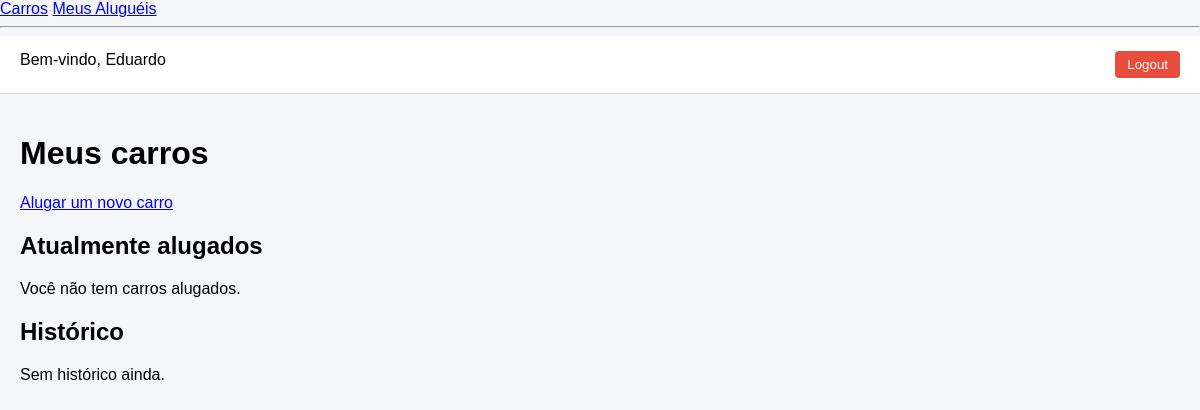
Page /meus-carros/ (signed in) on the earlier database version.
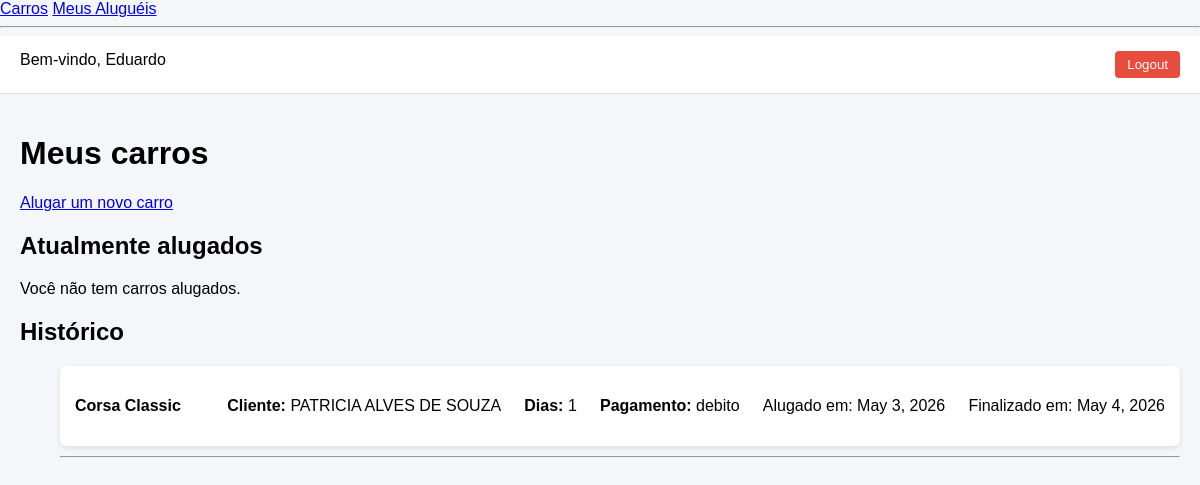
Same page on the later database version.
### catalog/models.py (models this page shows, shortened)
class Aluguel(models.Model):
    funcionario = models.ForeignKey(User, on_delete=models.CASCADE)
    cliente = models.ForeignKey(Cliente, on_delete=models.CASCADE, null=True, blank=True)
    carro = models.ForeignKey('Carro', on_delete=models.CASCADE)
    data_inicio = models.DateField(auto_now_add=True)
    quantidade_dias = models.IntegerField(null=True, blank=True)
    forma_pagamento = models.CharField(max_length=50, null=True, blank=True)
    observacoes = models.TextField(blank=True, null=True)
    devolvido = models.BooleanField(default=False)
    def data_fim(self):
        return self.data_inicio + timedelta(days=self.quantidade_dias)

class Carro(models.Model):
    nome = models.CharField(max_length=100)
    marca = models.CharField(max_length=100)
    ano = models.IntegerField()
    total_disponivel = models.IntegerField(default=0)
    imagem = models.ImageField(upload_to='carros/', null=True, blank=True)

class Cliente(models.Model):
    nome = models.CharField(max_length=100)
    cpf = models.CharField(max_length=14)
    telefone = models.CharField(max_length=20)
    email = models.EmailField()

### borrowing/views.py (the view)
# urls.py: path('meus-carros/', borrowing_views.meus_carros, name='meus_carros'),
@login_required
def meus_carros(request):
    carros_alugados = Aluguel.objects.filter(
        funcionario=request.user,
        devolvido=False
    )
    history = Aluguel.objects.filter(
        funcionario=request.user,
        devolvido=True
    ).order_by('-data_inicio')[:10]
    return render(request, 'borrowing/meus_carros.html', {
        'carros_alugados': carros_alugados,
        'history': history,
    })

### library/templates/borrowing/meus_carros.html
{% extends 'base.html' %}
{% block content %}
<h1>Meus carros</h1>
<p>
    <a href="{% url 'carro_list' %}">Alugar um novo carro</a>
</p>
<h2>Atualmente alugados</h2>
{% if carros_alugados %}
    <ul>
        {% for aluguel in carros_alugados %}
            <li>
                <strong>{{ aluguel.carro.nome }}</strong><br>
                <p><strong>Cliente:</strong> {{ aluguel.cliente.nome }}</p>
                <p><strong>CPF:</strong> {{ aluguel.cliente.cpf }}</p>
                <p><strong>Telefone:</strong> {{ aluguel.cliente.telefone }}</p>
                <p><strong>Email:</strong> {{ aluguel.cliente.email }}</p>
                <p><strong>Dias:</strong> {{ aluguel.quantidade_dias }}</p>
                <p><strong>Pagamento:</strong> {{ aluguel.forma_pagamento }}</p>
                <p><strong>Observações:</strong> {{ aluguel.observacoes }}</p>
                <p><strong>Vencimento:</strong> {{ aluguel.data_fim }}</p>
                <form action="{% url 'return_carro' aluguel.id %}" method="post">
                    {% csrf_token %}
                    <button type="submit">Devolver</button>
                </form>
            </li>
            <hr>
        {% endfor %}
    </ul>
{% else %}
    <p>Você não tem carros alugados.</p>
{% endif %}
<h2>Histórico</h2>
{% if history %}
    <ul>
        {% for h in history %}
            <li>
                <strong>{{ h.carro.nome }}</strong><br>
                <p><strong>Cliente:</strong> {{ h.cliente.nome }}</p>
                <p><strong>Dias:</strong> {{ h.quantidade_dias }}</p>
                <p><strong>Pagamento:</strong> {{ h.forma_pagamento }}</p>
                <p>Alugado em: {{ h.data_inicio }}</p>
                <p>Finalizado em: {{ h.data_fim }}</p>
            </li>
            <hr>
        {% endfor %}
    </ul>
{% else %}
    <p>Sem histórico ainda.</p>
{% endif %}
{% endblock %}

Differences in the rows shown:
added Aluguel: carro.nome "Corsa Classic", cliente.nome "PATRICIA ALVES DE SOUZA", quantidade_dias "1", forma_pagamento "debito", data_inicio "May 3, 2026", data_fim "May 4, 2026"
Other differences:
text no longer shown: "Sem histórico ainda."
